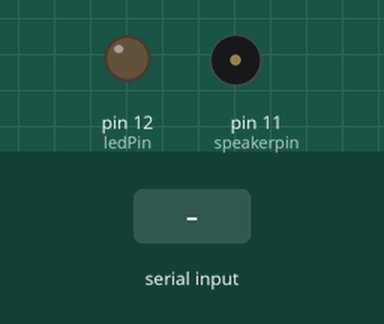
Recording of a sketch running on a simulated Arduino Uno, built with avr-gcc and run on an emulated ATmega328P. On the bench: output pins drawn as LEDs (lit = HIGH), buzzer (waves = sounding). The inputs (shaded band) are chosen by the test bench.

Above: at 1.2 s.
1.3 s: "1" received over Serial
At 2.5 s:
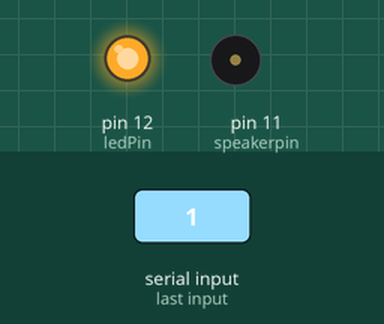
2.8 s: "3" received over Serial
At 3.7 s:
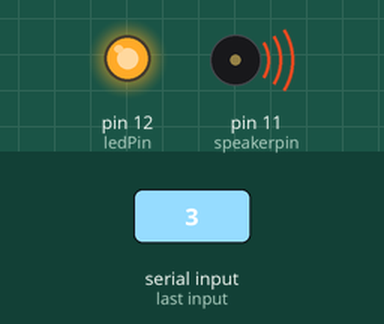
4.3 s: "0" received over Serial
At 4.8 s:
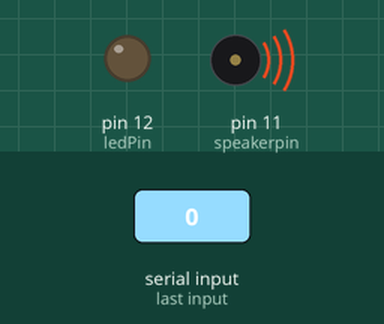
Timing chart, 0 to 7.3 s (numbered marks = the images above; inputs shaded):
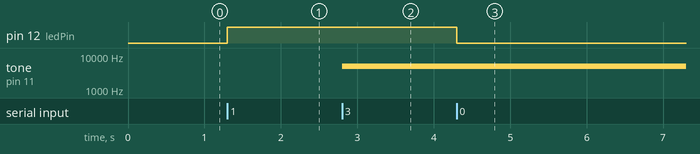

Measured:
- after the input at 1.3 s, pin 12 (ledPin): LOW → HIGH at once
- after the input at 2.8 s, tone on pin 11 (speakerpin): silent → 5000 Hz at once
- after the input at 4.3 s, pin 12 (ledPin): HIGH → LOW at once

The sketch:

serial_com.ino
```cpp
#include <PCM.h> // PCM Library
int ledPin = 12;
int speakerpin = 11;
int data; // Pin connected to the LED

const unsigned char sample[] PROGMEM = {

};
void setup() {
  Serial.begin(9600); // Initialize serial communication
  pinMode(ledPin, OUTPUT);
  pinMode(speakerpin,OUTPUT);// Set the LED pin as an output
}

void loop() {
  if (Serial.available() > 0) { // Check if data is available to read
    data = Serial.read(); // Read the incoming byte
    if (data == '1') { // If '1' is received
      digitalWrite(ledPin, HIGH); // Turn on the LED
    } else if (data == '0') { // If '0' is received
      digitalWrite(ledPin, LOW); // Turn off the LED
    }
    else if(data == '3'){
      tone(11,5000);
    }
    else if(data == '4'){
      noTone(11);
    }
  }
}
```
